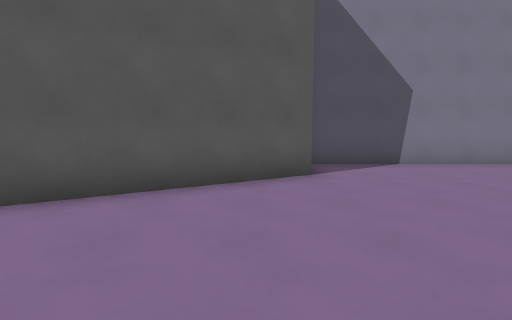
[1] (above)

19 first-person views from a walk through a Godot game level. The camera is 1.5 m above the floor, tilts 6° down and sees 85° across. The floor is counted in squares, 1.67 m on a side. Each view is taken from the middle of a square. On the plan, view 1 faces up. The plan holds only what a view shows up to about 11 squares ahead; the rest is blank. The place goes on beyond the plan.

[2]
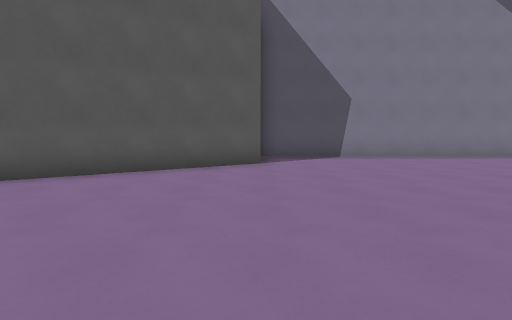

[3]
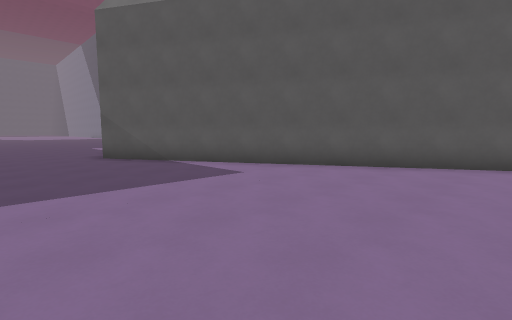

[4]
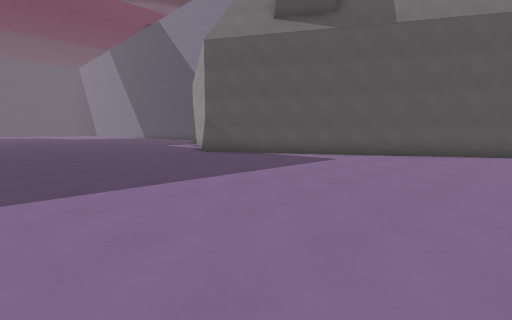

[5]
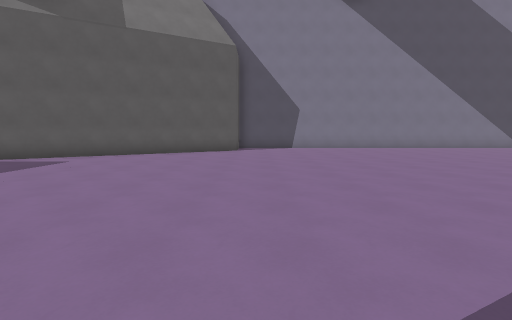

[6]
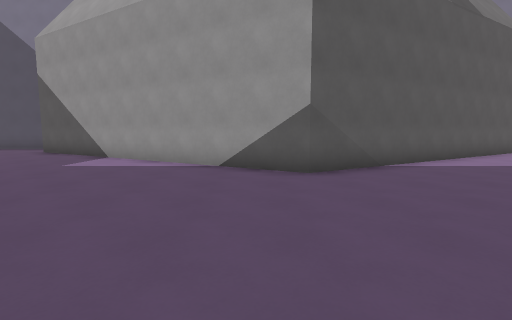

[7]
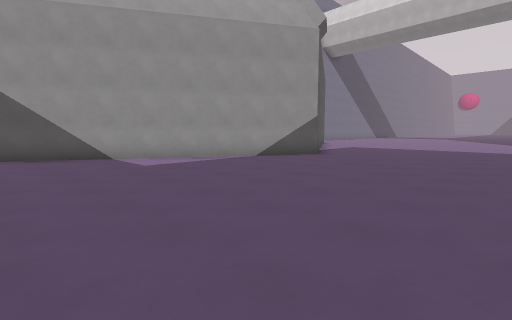

[8]
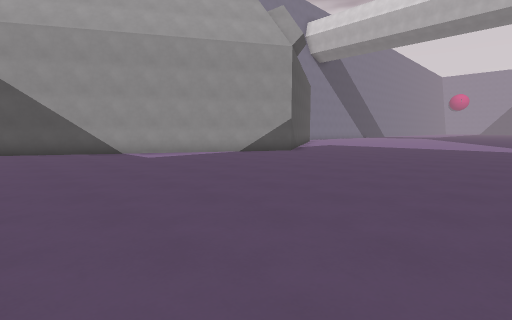

[9]
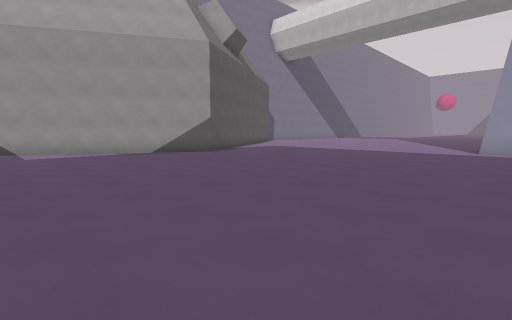

[10]
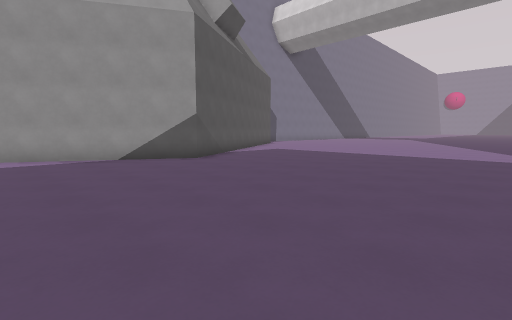

[11]
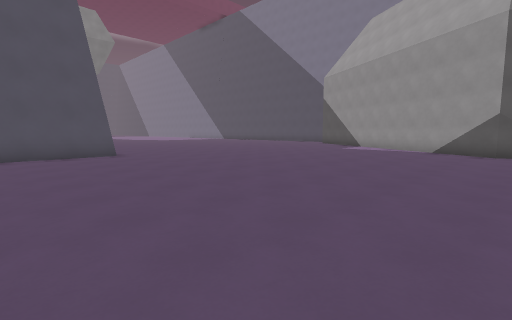

[12]
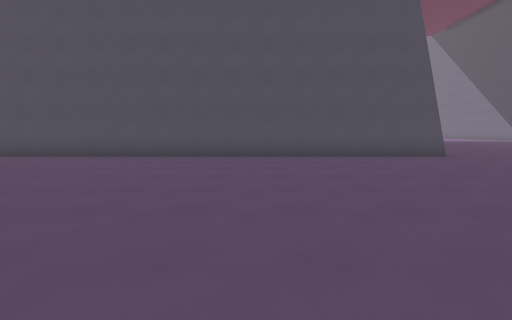

[13]
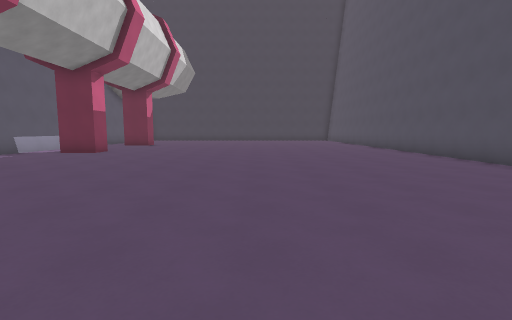

[14]
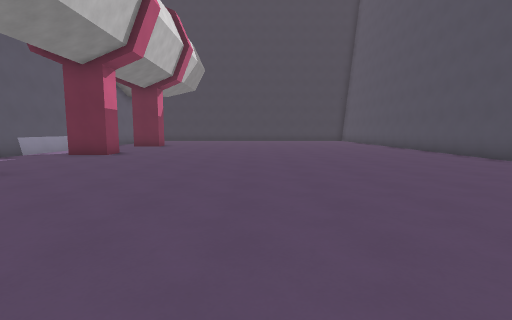

[15]
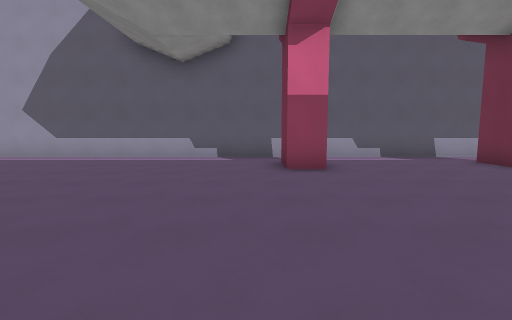

[16]
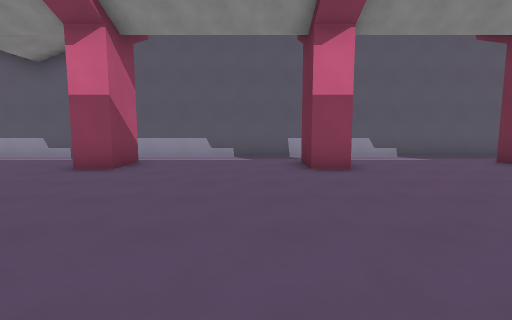

[17]
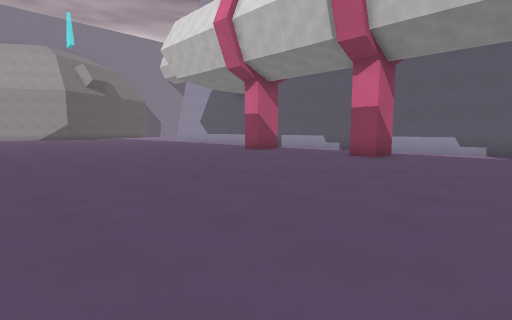

[18]
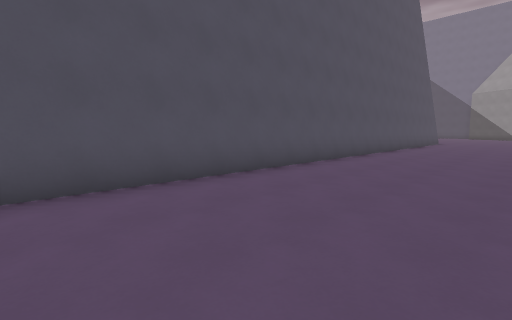

[19]
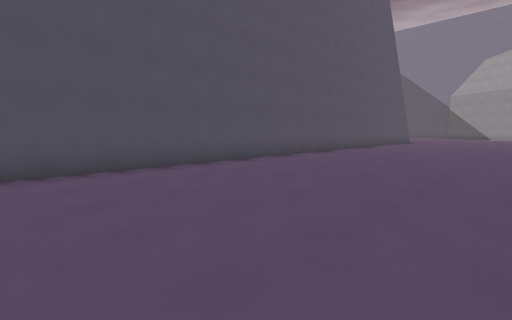

### Floor plan
Points are (right, up) in squares from view 1. A wall is a line through its corners. A room is listed if a view was taken in it or the views show most of it. See-through windows are left out.
Room 1 (views 1, 2, 3, 4, 5, 6, 7, 8, 9, 10, 11, 12, 13, 14, 15, 16, 17, 18, 19)
walls: (-2.4, -9.5) (-2.4, -8.5); (-4, -21.7) (-5.5, -21.7) (-5.5, -20.7) (-4.2, -20.7); (-18.5, -8.5) (-18.5, -30.8); (-4.1, -27.2) (-5.5, -27.2) (-5.5, -26.3) (-4, -26.3); (1.2, 5.7) (-8.9, -0.1) (-18.4, 5.4); (-2.4, -31.5) (-2.4, -11.1); (9.9, 7.6) (1.1, 7.6)

Positions as (right, up) in squares from view 1, and headings:
1: (0, 0), facing up
2: (1, -2), facing up
3: (1, -3), facing up-left
4: (1, -7), facing up-left
5: (2, -7), facing up
6: (-10, -6), facing up
7: (-18, -6), facing up-right
8: (-19, -8), facing up-right
9: (-16, -10), facing up-right
10: (-14, -8), facing up-right
11: (-8, -12), facing up-left
12: (-9, -15), facing left
13: (-12, -15), facing down
14: (-11, -16), facing down
15: (-12, -20), facing right
16: (-12, -25), facing right
17: (-15, -31), facing up-right
18: (-14, -30), facing up-left
19: (-12, -31), facing up-left
